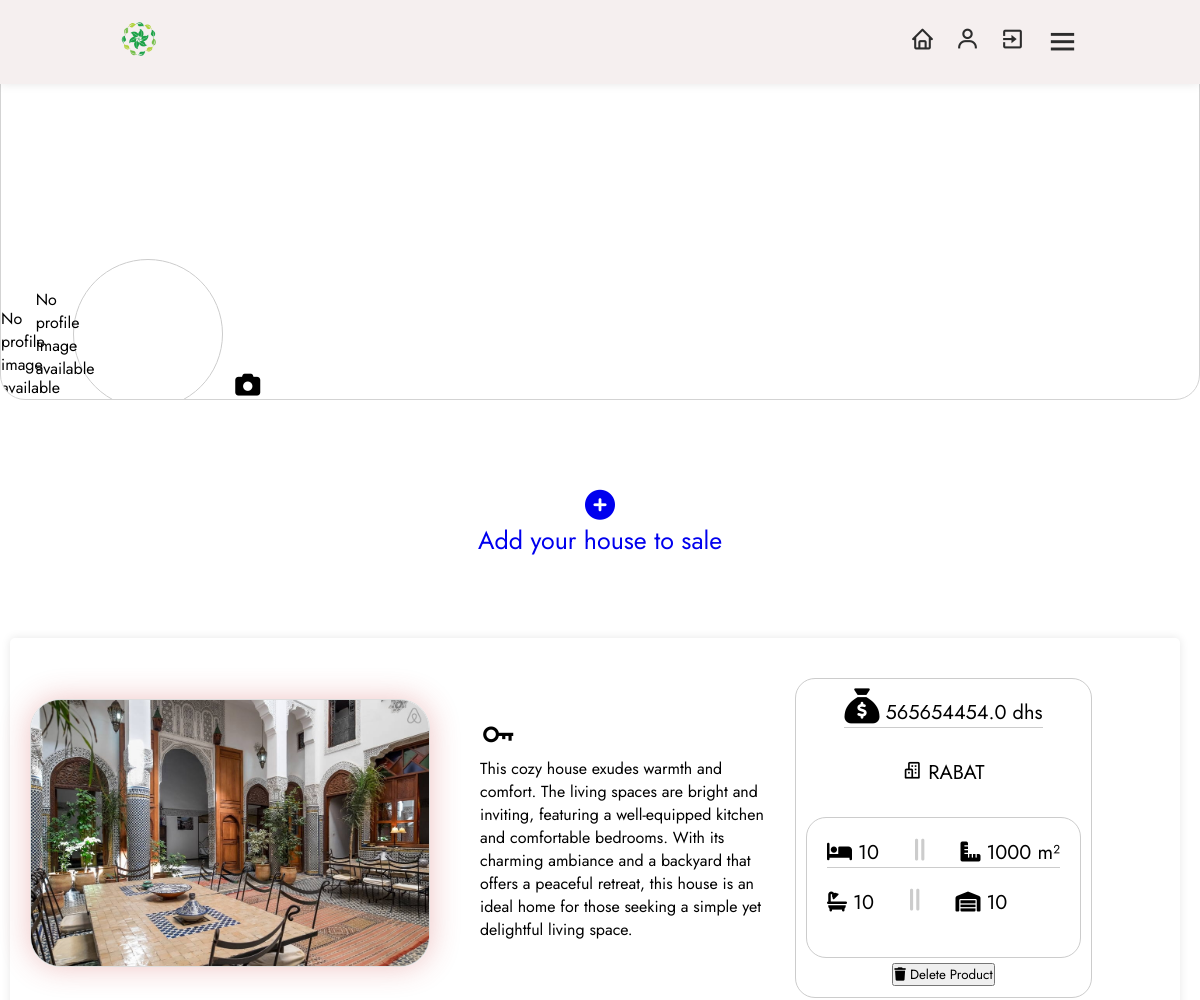
Before: /user/hassan (signed in, upper part) with the older database file.
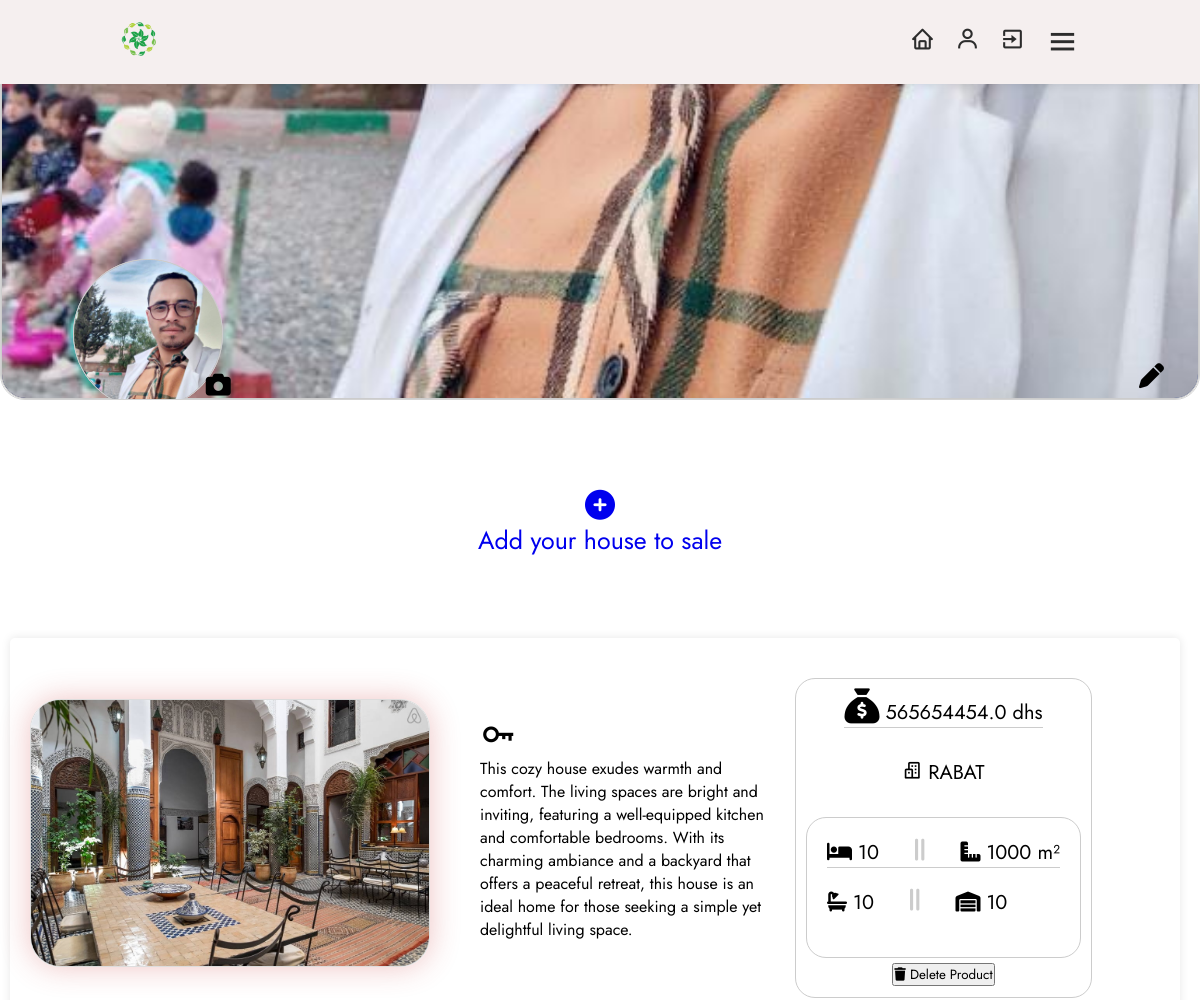
After: the same page with the newer database file.
### models/user.py (models this page shows)
class Products(db.Model):
    id = db.Column(db.String(50), primary_key=True, default=lambda: str( uuid.uuid4()), unique=True, nullable=False)
    name = db.Column(db.String(255), nullable=False)
    city = db.Column(db.String(8), nullable=False)
    price = db.Column(db.Float, nullable=False)
    image_path = db.Column(db.String(255), nullable=True)
    num_rooms = Column(Integer, nullable=False)
    section = Column(Integer, nullable=False)
    num_bain = Column(Integer, nullable=False)
    window_per_house = Column(Integer, nullable=False)
    user_id = db.Column(db.String(50),db.ForeignKey('user.id'),nullable=False)
    user = db.relationship('User', backref=db.backref('products', lazy=True))

class Icover(db.Model):
     id = db.Column(db.String(50), primary_key=True, default=lambda: str( uuid.uuid4()), unique=True, nullable=False)
     imagecover_path = db.Column(db.String(255), nullable=True)
     user_id = db.Column(db.String(50),db.ForeignKey('user.id'),nullable=False)
     user = db.relationship('User', backref=db.backref('Icover', lazy=True))

class Iprofile(db.Model):
    id = db.Column(db.String(50), primary_key=True, default=lambda: str( uuid.uuid4()), unique=True, nullable=False)
    imageprofile_path = db.Column(db.String(255), nullable=True)
    user_id = db.Column(db.String(50),db.ForeignKey('user.id'),nullable=False)
    user = db.relationship('User', backref=db.backref('Iprofile', lazy=True))

### models/app.py (the view)
    @app.route('/user/<username>')
    @login_required
    def user(username):
        user_data = get_user_data(username)
        if not user_data:
            flash('User not found.', 'error')
            return redirect(url_for('dashboard'))
        user_products = Products.query.filter_by(user_id=user_data.id).order_by(asc(Products.id)).all()
        for product in user_products:
            print("Product Image Path:", product.image_path)
        user_iprofile = Iprofile.query.filter_by(user_id=user_data.id).order_by(asc(Iprofile.id)).all()
        for iprofile in user_iprofile:
            print("Imageprofile Path:", iprofile.imageprofile_path)
        user_icover = Icover.query.filter_by(user_id=user_data.id).order_by(asc(Icover.id)).all()
        for icover in user_icover:
            print("Imageprofile Path:", icover.imagecover_path)
        return render_template('user.html', user=current_user, username=username, user_products=user_products, user_icover=user_icover, user_iprofile=user_iprofile, user_data=user_data)

### models/db.py (called while the page is built)
def get_user_data(username):
    user = User.query.filter_by(username=username).first()
    if user is not None:
        return user
    else:
        return None

### models/templates/user.html (shortened to what this page needs)
<!DOCTYPE html>
<html lang="en">
        <head>
                <link rel="stylesheet" href="{{ url_for('static', filename='style/dashboard.css') }}">
                <link rel="stylesheet" href="https://cdnjs.cloudflare.com/ajax/libs/font-awesome/5.15.2/css/all.min.css">
                <link rel="stylesheet" href="https://cdnjs.cloudflare.com/ajax/libs/font-awesome/6.4.2/css/all.min.css" />
                <link rel="stylesheet" href="https://unpkg.com/boxicons@latest/css/boxicons.min.css">
                <link href="https://cdn.jsdelivr.net/npm/bootstrap-icons@1.21.0/font/bootstrap-icons.css" rel="stylesheet">
        </head>
        <body>
                <header>
                        <div class="logo">
                                <img src="{{ url_for('static', filename='images/icon.png') }}" alt="Icon">
                        </div>
                        <div class="nav-icon">
                                <a onclick="window.location.href='{{ url_for('dashboard') }}'"><i class='bx bx-home'></i></a>
                                <a onclick="window.location.href='{{ url_for('user', username=current_user.username) }}'"><i class='bx bx-user'></i></a>
                                <a onclick="window.location.href='{{ url_for('exit') }}'"><i class='bx bx-exit'></i></a>
                                <div class="bx bx-menu" id="menu-icon"></div>
                        </div>
                </header>
		<div class="container1">
			{% if current_user.Icover %}
			      {% for icover in current_user.Icover %}
			             <img src="{{ url_for('serve_image', filename=icover.imagecover_path.split('/')[-1]) }}" alt="Imagecover">
			      {% endfor %}
			{% else %}
			             <p>No profile image available</p>
			{% endif %}
		    <i class="fa-solid fa-pen" onclick="openModal('myModal1')"></i>
		    <div class="circle">
			    {% if current_user.Iprofile %}
			        {% for iprofile in current_user.Iprofile %}
				     <img src="{{ url_for('serve_image', filename=iprofile.imageprofile_path.split('/')[-1]) }}" alt="Imageprofile">
				{% endfor %}
			    {% else %}
			             <p>No profile image available</p>
			    {% endif %}
			    <i class="fa-solid fa-camera" onclick="openModal('myModal2')"></i>
		    </div>
		</div>
                <a href="{{ url_for('add_product') }}">
                        <div class="acourd">
                                <i class="fas fa-plus-circle add-product-icon" style="font-size: 30px; "> </i>
                                <p>Add your house to sale</p>
                        </div>
                </a>
                <section class="inside">
                                {% for product in user_products %}
                                <div class="card">
                                     {% if product.image_path %}
                                        <img class="product-image" src="{{ url_for('serve_image', filename=product.image_path.split('/')[-1]) }}" alt="Product Image">
                                     {% else %}
                                              <p>No Image Available</p>
                                     {% endif %}
                                        <a style="max-width: 300px; margin-right: 15px;">
                                                <i class='bx bx-key' style="font-size: 38px"></i><p>   {{ product.name }} </p>
                                        </a>
                                        <div class="product-info">
                                                       <li style="border-bottom: 1px solid #ccc; margin-bottom: 30px;">
                                                                <i class="fa-solid fa-sack-dollar" style="font-size: 35px;"></i>   {{ product.price }} dhs
                                                       </li>
                                                       <p style="margin-bottom: 30px;">
                                                                <i class='bx bx-buildings'></i>   {{ product.city }}
                                                       </p>
                                                       <a style="border: 1px solid #ccc; border-radius: 20px; padding: 20px;">
                                                                 <p style="border-bottom: 1px solid #ccc; margin-bottom: 20px;">
                                                                        <i class="fa-solid fa-bed"></i> {{ product.num_rooms }}
                                                                        <i class="fa-solid fa-grip-lines-vertical" style="color: #ccc; font-size: 25px; margin-left: 30px; margin-right: 30px"></i>
                                                                        <i class="fa-solid fa-ruler-combined"></i>    {{ product.section }} m²
                                                                 </p>
                                                                 <p style="margin-bottom: 20px; margin-bottom: 20px;">
                                                                        <i class="fa-solid fa-bath"></i>    {{ product.num_bain }}
                                                                        <i class="fa-solid fa-grip-lines-vertical" style="color: #ccc; font-size: 25px; margin-left: 30px; margin-right: 30px;"></i>
                                                                        <i class="fa-solid fa-warehouse"></i>     {{ product.window_per_house }}
                                                                 </p>
                                                       </a>
                                                       <form action="{{ url_for('delete_product', product_id=product.id) }}" method="post"
                                                               onsubmit="return confirm('Are you sure you want to delete this product?')">
                                                               <button type="submit" class="delete-product-button">
                                                                       <i class="fas fa-trash"></i> Delete Product
                                                               </button>
                                                       </form>
                                        </div>
                                </div>
                                {% endfor %}
                </section>
        </body>
</html>

### models/static/style/dashboard.css (style rules this page uses)
* { margin: 0; padding: 0; box-sizing: border-box; font-family: 'Jost', sans-serif; list-style: none; text-decoration: none; }
header { position: fixed; width: 100%; top: 0; right: 0; z-index: 1000; display: flex; align-items: center; justify-content: space-between; padding: 20px 10%; background-color: #f5efef; box-shadow: 0 0 10px rgba(0, 0, 0, 0.1); }
.logo img { max-width: 120px; height: 1cm; }
.nav-icon { display: flex; align-items: center; }
.nav-icon i { margin-right: 20px; color: #2c2c2c; font-size: 25px; font-weight: 400; transform: all .42s ease; }
#menu-icon { font-size: 35px; color: #2c2c2c; z-index: 10001; cursor: pointer; }
.inside { padding-top: 70px; padding-right: 10px; }
.card { display: flex; background-color: none; margin-bottom: 20px; align-items: center; padding: 20px; margin: 10px; border-radius: 5px; box-shadow: 0 0 10px rgba(0, 0, 0, 0.1); }
.product-image { margin-right: 50px; max-width: 400px; height: auto; margin-top: 10px; border: 1px solid #ddd; border-radius: 30px; overflow: hidden; box-shadow: 0 0 30px rgba(201, 57, 57, 0.3); }
.product-info { margin-top: 20px; padding: 10px; border: 1px solid #ccc; border-radius: 20px; display: flex; flex-direction: column; font-size: 20px; align-items: CENTER; justify-content: flex-start; flex-wrap: wrap; }
.acourd { padding-top: 10px; text-align: center; }
.acourd p { font-size: 25px; }
.container1 { position: relative; display: flex; align-items: flex-end; margin-bottom: 80px; width: 100%; overflow: hidden; border-radius: 25px; height: 400px; border: 1px solid lightgray; }
.circle { position: absolute; left: 6%; bottom: -10px; width: 150px; height: 150px; border: 1px solid #CCC; border-radius: 50%; display: flex; align-items: center; justify-content: center; }
.container1 i { margin-bottom: 10px; margin-left: 95%; align-self: flex-end; color: #000000; font-size: 25px; z-index: 999; border-radius: 50%; cursor: pointer; transform: all .42s ease; }
.container1 img { position: absolute; width: 100%; height: auto; border: 1px solid #ccc; border-radius: 25px; display: flex; object-fit: cover; }
.circle img { position: absolute; width: 150px; height: 150px; border: 1px solid #ccc; border-radius: 50%; display: flex; align-items: center; justify-content: center; }

Changed rows visible on the page:
added Icover: imagecover_path (picture)
added Iprofile: imageprofile_path (picture)
Other visible differences:
text no longer shown: "No profile image available No profile image available"
